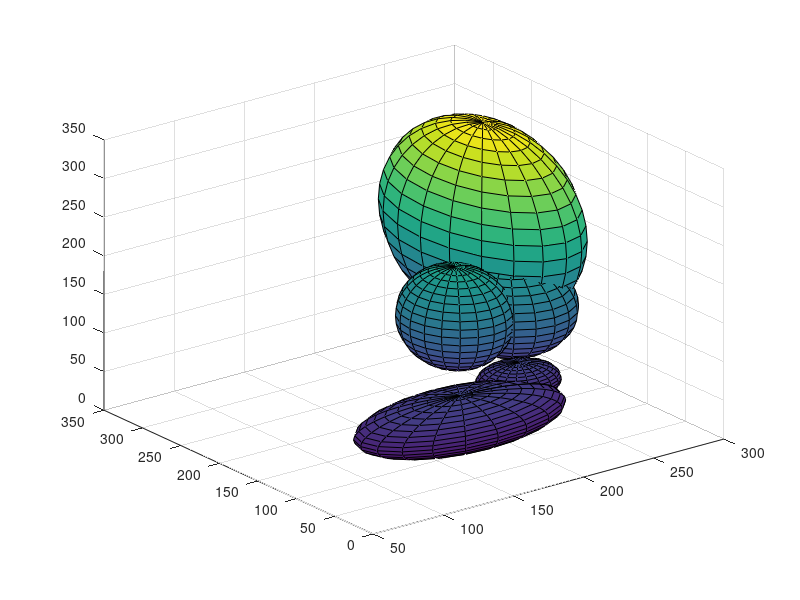

Write MATLAB code to recreate this figure.
clear all
load('GMM.mat')
for i = 1:size(mus)
    local_cova = [covars(i, 1) covars(i, 2) covars(i, 3) ; covars(i, 2) covars(i, 4) covars(i, 5) ;  covars(i, 3) covars(i, 5) covars(i, 6) ];
    local_mu = [mus(i, 1) ; mus(i, 2) ; mus(i, 3)];
    [x,y,z] = ellipsoid(local_mu(1),local_mu(2),local_mu(3),sqrt(covars(i,1)),sqrt(covars(i,4)),sqrt(covars(i,6)));
    surf(x, y, z);
    hold on
end
hold off